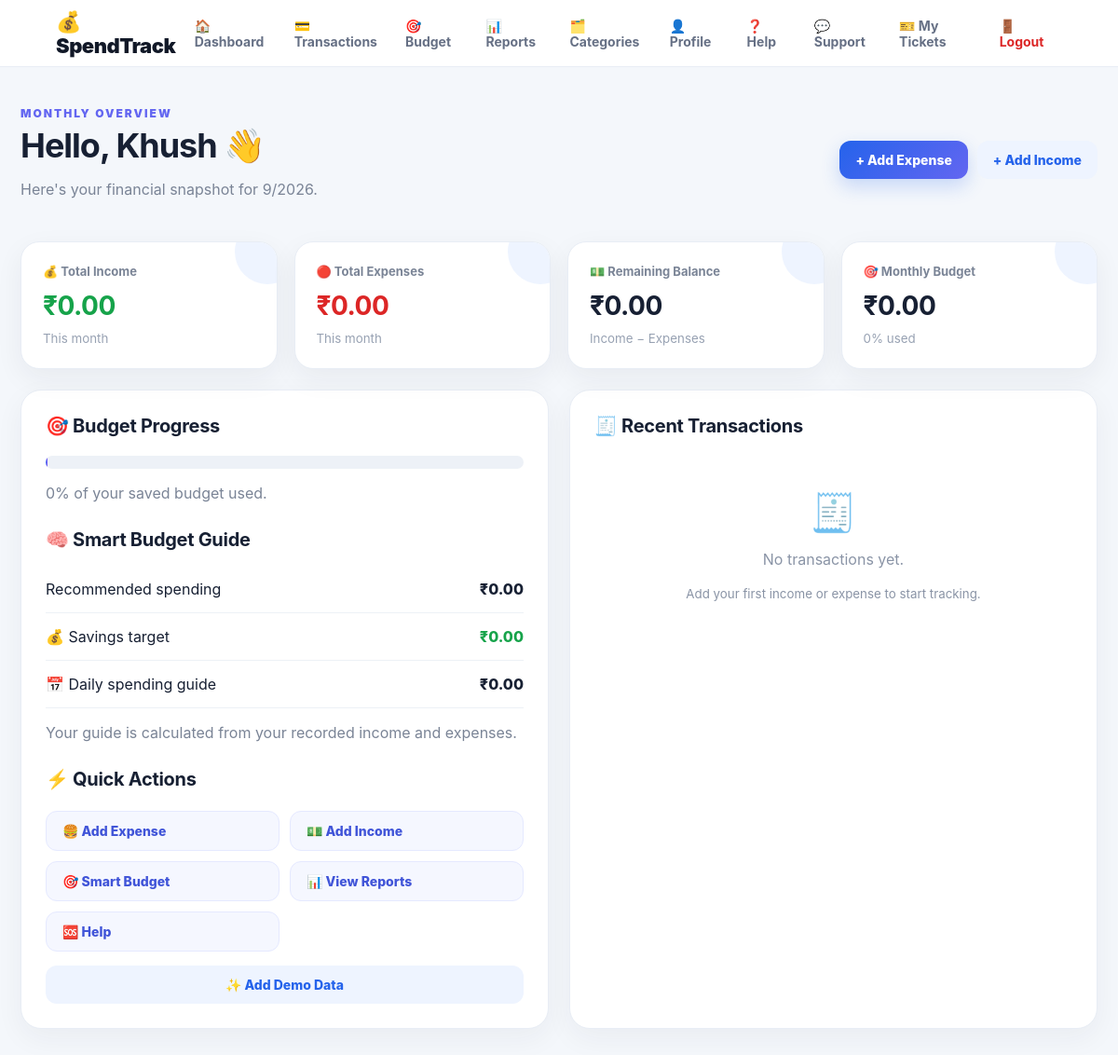
The page /dashboard (signed in) on the database as committed earlier.
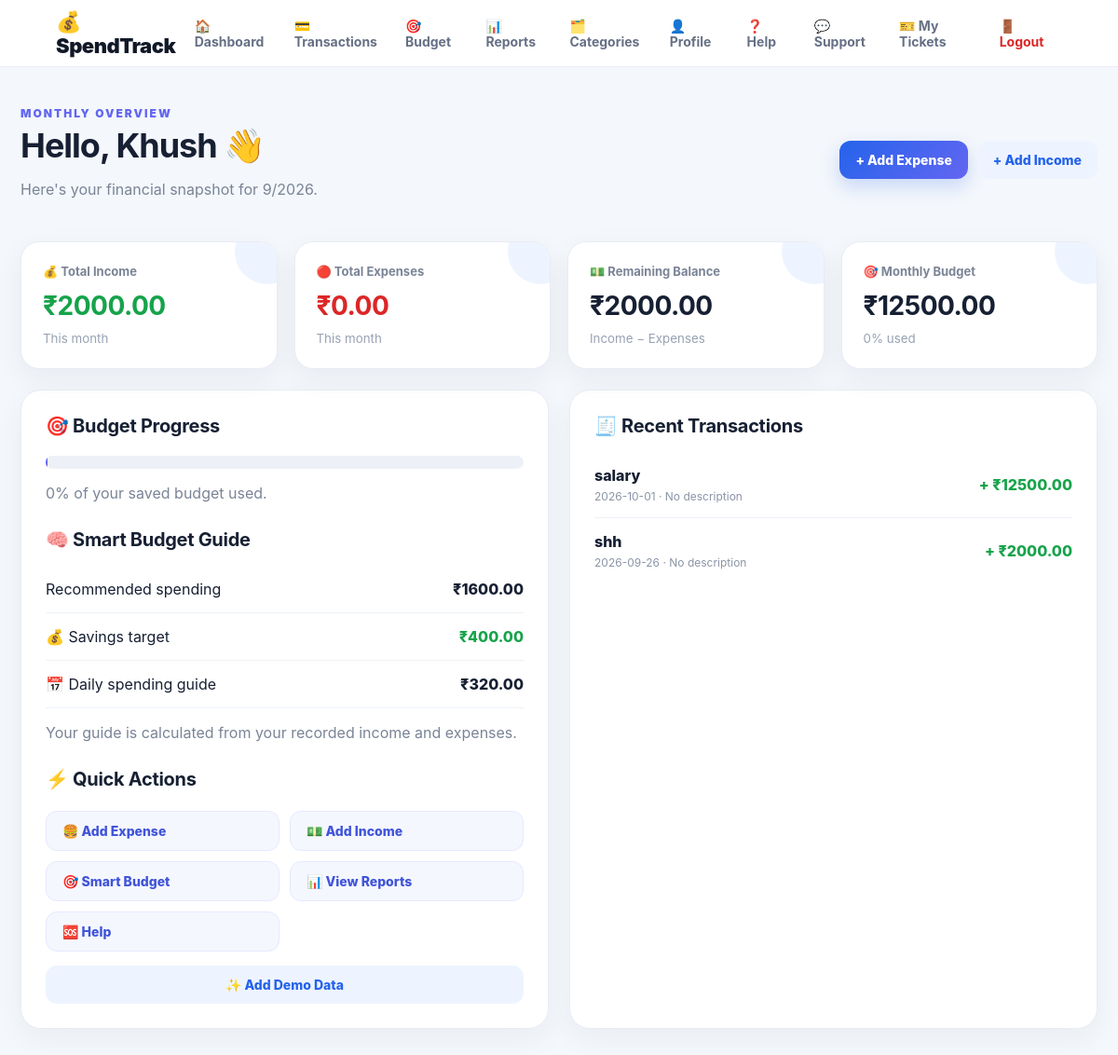
The same page on the database as committed later.
### tables this page shows
CREATE TABLE budgets (
        id INTEGER PRIMARY KEY AUTOINCREMENT, user_id INTEGER NOT NULL,
        month INTEGER NOT NULL, year INTEGER NOT NULL, amount REAL NOT NULL,
        UNIQUE(user_id, month, year), FOREIGN KEY(user_id) REFERENCES users(id)
    );

CREATE TABLE transactions (
        id INTEGER PRIMARY KEY AUTOINCREMENT, user_id INTEGER NOT NULL,
        type TEXT NOT NULL, amount REAL NOT NULL, category TEXT,
        source TEXT, payment_method TEXT, description TEXT,
        transaction_date TEXT NOT NULL,
        FOREIGN KEY(user_id) REFERENCES users(id)
    );

### app.py (the view)
@app.route("/dashboard")
@login_required
def dashboard():
    m, y = date.today().month, date.today().year
    income, expense = totals(
        session["user_id"],
        m,
        y
    )
    conn = get_db()
    b = conn.execute("""
        SELECT amount
        FROM budgets
        WHERE user_id = ?
        AND month = ?
        AND year = ?
    """, (
        session["user_id"],
        m,
        y
    )).fetchone()
    recent = conn.execute("""
        SELECT *
        FROM transactions
        WHERE user_id = ?
        ORDER BY transaction_date DESC, id DESC
        LIMIT 6
    """, (
        session["user_id"],
    )).fetchall()
    conn.close()
    budget = float(b["amount"]) if b else 0
    used = min(
        expense / budget * 100,
        100
    ) if budget else 0
    needs_amount = income * 0.50
    wants_amount = income * 0.20
    savings_amount = income * 0.20
    emergency_amount = income * 0.10
    recommended = income * 0.80
    savings_target = income * 0.20
    days_left = max(
        calendar.monthrange(y, m)[1]
        - date.today().day
        + 1,
        1
    )
    daily_guide = max(
        recommended - expense,
        0
    ) / days_left
    suggestions = []
    if income <= 0:
        suggestions.append(
            "💡 Add your monthly salary or income "
            "to generate your personalized plan."
        )
    else:
        suggestions.append(
            f"🏠 Try to keep your essential expenses "
            f"around ₹{needs_amount:,.0f}."
        )
        suggestions.append(
            f"💰 Try to save around "
            f"₹{savings_amount:,.0f} this month."
        )
        suggestions.append(
            f"🎉 Your suggested flexible spending "
            f"limit is ₹{wants_amount:,.0f}."
        )
        suggestions.append(
            f"🚨 Keep around ₹{emergency_amount:,.0f} "
            f"as an emergency reserve."
        )
        if expense > needs_amount:
            suggestions.append(
                "⚠️ Your current spending is higher "
                "than the suggested essential limit."
            )
        if savings_amount > 0 and income - expense < savings_amount:
            suggestions.append(
                "📉 Your current remaining balance is "
                "below the suggested savings target."
            )
        if expense == 0:
            suggestions.append(
                "🌟 No expenses recorded yet. "
                "Start tracking your spending to get "
                "more personalized suggestions."
            )
    return render_template(
        "dashboard.html",
        income=income,
        expense=expense,
        balance=income - expense,
        budget=budget,
        used=used,
        recent=recent,
        month=m,
        year=y,
        recommended=recommended,
        savings_target=savings_target,
        daily_guide=daily_guide,
        needs_amount=needs_amount,
        wants_amount=wants_amount,
        emergency_amount=emergency_amount,
        suggestions=suggestions
    )

### app.py (called while the page is built)
def get_db():
    conn = sqlite3.connect(DATABASE)
    conn.row_factory = sqlite3.Row
    return conn

def login_required(view):
    @wraps(view)
    def wrapped(*args, **kwargs):
        if "user_id" not in session: return redirect(url_for("login"))
        return view(*args, **kwargs)
    return wrapped

def totals(uid, month, year):
    conn=get_db()
    r=conn.execute("""SELECT
    COALESCE(SUM(CASE WHEN type='income' THEN amount ELSE 0 END),0) income,
    COALESCE(SUM(CASE WHEN type='expense' THEN amount ELSE 0 END),0) expense
    FROM transactions WHERE user_id=? AND strftime('%m',transaction_date)=?
    AND strftime('%Y',transaction_date)=?""",(uid,f"{month:02d}",str(year))).fetchone()
    conn.close()
    return float(r["income"]),float(r["expense"])

def user_categories(uid):
    if not uid: return CATEGORIES
    conn=get_db(); rows=conn.execute("SELECT name FROM categories WHERE user_id=? ORDER BY name",(uid,)).fetchall(); conn.close()
    return [r["name"] for r in rows] or CATEGORIES

@app.context_processor
def globals():
    return {"categories":user_categories(session.get("user_id")),"payment_methods":PAYMENT_METHODS,"month_names":MONTH_NAMES,"logged_in":"user_id" in session}

### templates/dashboard.html (shortened to what the changed rows need)
{% extends "base.html" %}
{% block content %}
<main class="container">
    <section class="hero">
        <div>
            <h1>
                Hello, {{ session["user_name"] }} 👋
            </h1>
        </div>
    </section>
    <section class="cards">
        <div class="card">
            <span>💰 Total Income</span>
            <strong class="green">
                ₹{{ "%.2f"|format(income) }}
            </strong>
            <small>
                This month
            </small>
        </div>
        <div class="card">
            <span>💵 Remaining Balance</span>
            <strong>
                ₹{{ "%.2f"|format(balance) }}
            </strong>
            <small>
                Income − Expenses
            </small>
        </div>
        <div class="card">
            <span>🎯 Monthly Budget</span>
            <strong>
                ₹{{ "%.2f"|format(budget) }}
            </strong>
            <small>
                {{ "%.0f"|format(used) }}% used
            </small>
        </div>
    </section>
    <section class="grid2">
        <section class="panel">
            <h2>
                🎯 Budget Progress
            </h2>
            <h2 style="margin-top:28px;">
                🧠 Smart Budget Guide
            </h2>
            <div class="tx">
                <span>
                    Recommended spending
                </span>
                <b>
                    ₹{{ "%.2f"|format(recommended) }}
                </b>
            </div>
            <div class="tx">
                <span>
                    💰 Savings target
                </span>
                <b class="green">
                    ₹{{ "%.2f"|format(savings_target) }}
                </b>
            </div>
            <div class="tx">
                <span>
                    📅 Daily spending guide
                </span>
                <b>
                    ₹{{ "%.2f"|format(daily_guide) }}
                </b>
            </div>
            <h2 style="margin-top:28px;">
                ⚡ Quick Actions
            </h2>
        </section>
        <section class="panel">
            <h2>
                🧾 Recent Transactions
            </h2>
            {% for t in recent %}
            <div class="tx">
                <div>
                    <b>
                        {{ t["category"] or t["source"] }}
                    </b>
                    <small>
                        {{ t["transaction_date"] }}
                        ·
                        {{ t["description"] or "No description" }}
                    </small>
                </div>
                <b class="{{ 'green' if t['type'] == 'income' else 'red' }}">
                    {{ '+' if t['type'] == 'income' else '-' }}
                    ₹{{ "%.2f"|format(t["amount"]) }}
                </b>
            </div>
            {% else %}
            <div class="empty">
                <div style="font-size:40px;">
                    🧾
                </div>
                <p>
                    No transactions yet.
                </p>
                <small>
                    Add your first income or expense
                    to start tracking.
                </small>
            </div>
            {% endfor %}
        </section>
    </section>
</main>
{% endblock %}

Rows that differ between the two databases and show on the page:
added budgets: amount "12500.00"
added transactions: source "salary", transaction_date "2026-10-01", description "No description", type "+", amount "12500.00"
added transactions: source "shh", transaction_date "2026-09-26", description "No description", type "+", amount "2000.00"
Other text that changed with them:
{{ "%.2f"|format(income) }}: "0.00" → "2000.00"
{{ "%.2f"|format(balance) }}: "0.00" → "2000.00"
{{ "%.2f"|format(recommended) }}: "0.00" → "1600.00"
{{ "%.2f"|format(savings_target) }}: "0.00" → "400.00"
{{ "%.2f"|format(daily_guide) }}: "0.00" → "320.00"
{{ "%.2f"|format(budget) }}: "0.00" → (not shown)
text no longer shown: "🧾 No transactions yet. Add your first income or expense to start tracking."
